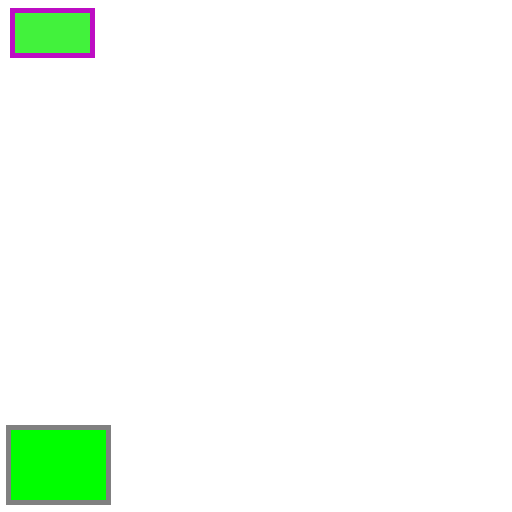
Frame 1 (no input)
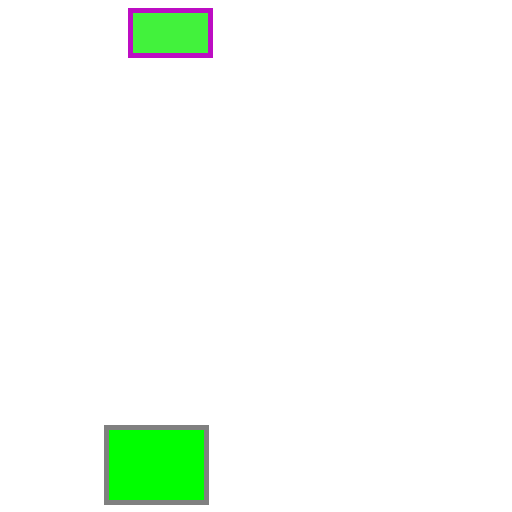
Frame 60 (the mouse pressed at the canvas centre just before this capture)
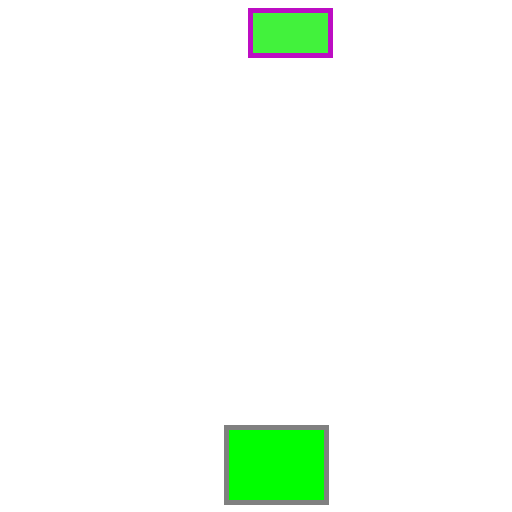
Frame 120 (the mouse held since frame 60 and released just before this capture)

The Processing sketch that drew these frames (run headless with seeded random() and noise(); from frame 60 on, the mouse is pressed at the canvas centre):

// Processing sketch: Esercizio_1
// ── Esercizio_1.pde
Monitor m;
OldMonitor om;
void setup() {
  size(512, 512);
  int vel=int(random(-5,6));
  background(255);
  m=new Monitor(10,10,vel,16*5,9*5);
  om=new OldMonitor(10,height-10-25*3,-vel,4*25,3*25);
}
void draw() {
  background(255);
  m.run();
  om.run();
}

void keyPressed() {
  if (key=='R'||key=='r') {
    setup();
  }
}

// ── Monitor_.pde
class Monitor {
  int posx,posy,velx,w,h;
  color c;
  Monitor(int posx,int posy,int velx,int w,int h) {
  this.posx=posx;
  this.posy=posy;
  this.velx=velx;
  this.w=w;
  this.h=h;
  c=color(random(255),random(255),random(255));
  }
  void move() {
  posx+=velx;
  }

  void display() {
  fill(c);
  stroke(255-red(c),255-green(c),255-blue(c));
  strokeWeight(5);
  rect(posx,posy,w,h);
  }

  void border() {
  if(posx>512-w||posx<0){
  velx=-velx;
  }
  }

  void run() {
    border();
    move();
    display();
  }
}

// ── OldMonitor_.pde
class OldMonitor extends Monitor {
  boolean cond=true;

  OldMonitor(int posx, int posy, int velx, int w, int h) {
    super(posx, posy, velx, w, h);
  }

  void move() {
    posx+=velx;
  }

  void display() {
    if (mouseX>=posx && mouseX<=posx+w && mouseY>=posy && mouseY<=posy+h) {
      fill(0);
      stroke(255, 255, 255);
      strokeWeight(5);
      rect(posx, posy, w, h);
      line(posx, posy+(h/2), posx+w, posy+(h/2));
      cond=false;
    } else {
      cond=true;
      fill(0, 255, 0);
      stroke(128, 128, 128);
      strokeWeight(5);
      rect(posx, posy, w, h);
    }
  }

  void run() {
    border();
    if (cond)move();
    display();
  }
}
